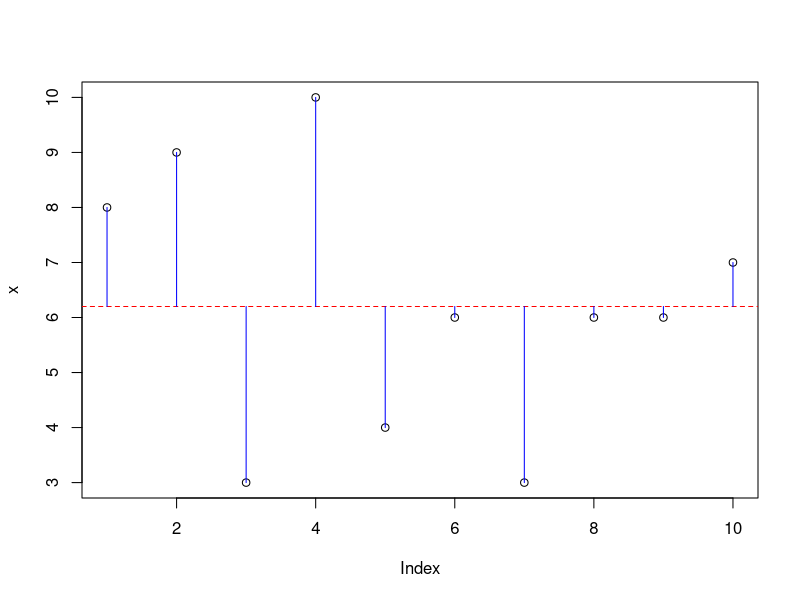
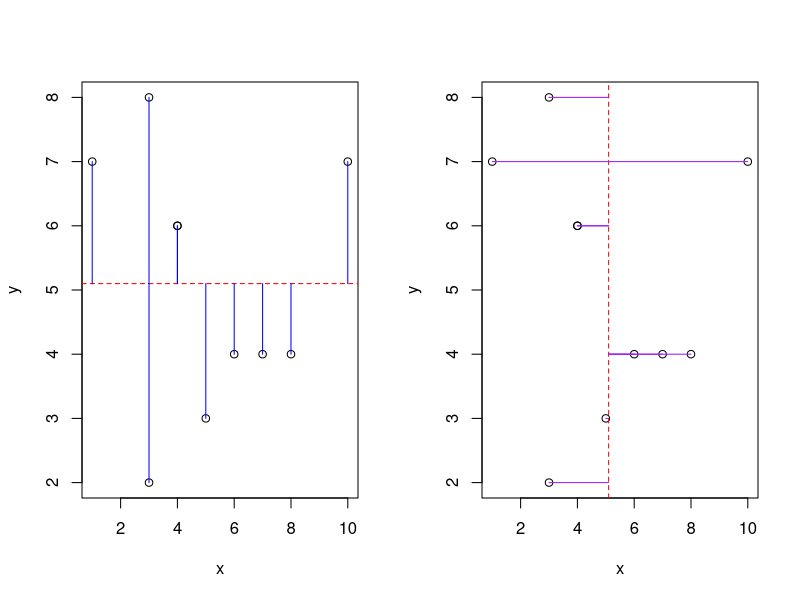

Reproduce these figures in R, in order.
## ---- chunk 1
n <- 10
x <- rpois(n, lambda = 5)
xbar <- mean(x)
## ---- chunk 2
sum((x - xbar)^2)
sum(x^2) - n * xbar^2
## ---- chunk 3
plot(x)
abline(h = xbar, col = "red", lty = "dashed")
for (i in 1:n) lines(x = c(i, i), y = c(x[i], xbar), col = "blue")
## ---- chunk 4
n <- 10
x <- rpois(n, lambda = 5)
y <- rpois(n, lambda = 5)
xbar <- mean(x)
ybar <- mean(y)
## ---- chunk 5
sum((x - xbar) * (y - ybar))
sum(x * (y - ybar))
sum((x - xbar) * y)
sum(x * y) - n * (xbar * ybar)
## ---- chunk 6
op <- par(mfrow = c(1, 2))
plot(x, y)
abline(h = xbar, col = "red", lty = "dashed")
for (i in 1:n) lines(x = c(x[i], x[i]), y = c(y[i], xbar), col = "blue")
plot(x, y)
abline(v = ybar, col = "red", lty = "dashed")
for (i in 1:n) lines(x = c(x[i], ybar), y = c(y[i], y[i]), col = "purple")
par(op)
